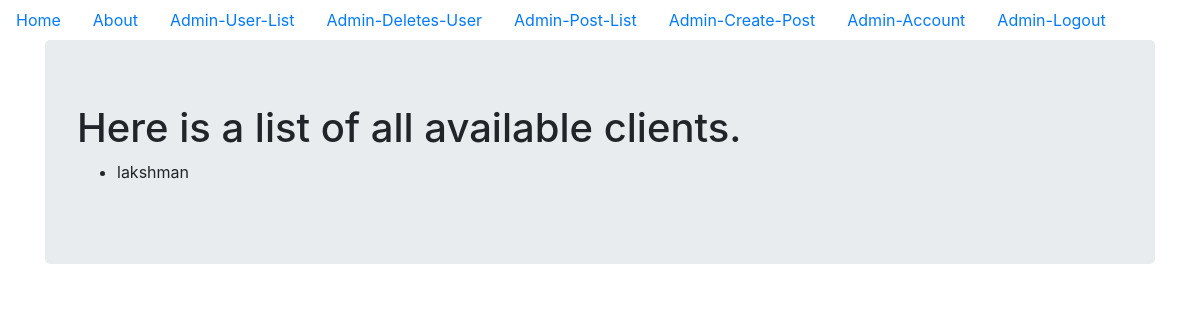
The app's page /admin_user_list (signed in), older data.
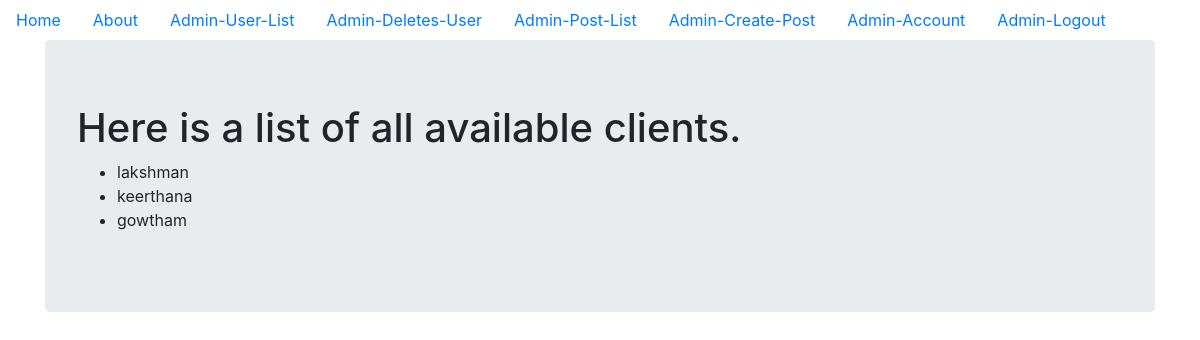
The same page, newer data.
### models.py (models this page shows, shortened)
class User(db.Model, UserMixin):
    __tablename__ = 'user_table'
    id = db.Column(db.Integer, primary_key = True)
    profile_image = db.Column(db.String(20), nullable=False, default='user_default_profile.jpg')
    email = db.Column(db.String(64), unique=True, index=True)
    username = db.Column(db.String(64), unique=True, index=True)
    password_hash = db.Column(db.String(128))
    posts = db.relationship('UserBlogPost', backref='user_author', lazy=True)
    admin_id = db.Column(db.Integer,db.ForeignKey('admin_table.id'), nullable=False)
    def __repr__(self):
        return f"{self.username}"

### admin_site/admin_blog_post/views.py (the view)
@admin_blog_post_bp.route('/admin_user_list')
@login_required
def admin_user_list():
    clients = User.query.all()
    return render_template('admin_user_list.html', clients=clients)

### models.py (called while the page is built)
@login_manager.user_loader
def load_user(user_id):
    user = User.query.get(user_id)
    if user:
        return user
    admin = Admin.query.get(user_id)
    if admin:
        return admin
    return None

### admin_site/templates/admin_user_list.html
{% extends "base.html" %}
{% block content %}
<div class="jumbotron">
  <h1>Here is a list of all available clients.</h1>
  <ul>
    {% for cli in clients  %}
    <li>{{cli}}</li>
    {% endfor %}
  </ul>
</div>
{% endblock %}

### templates/base.html (shortened to what this page needs)
<!DOCTYPE html>
<html lang="en" dir="ltr">
  <head>
    <link rel="stylesheet" href="https://maxcdn.bootstrapcdn.com/bootstrap/4.0.0/css/bootstrap.min.css">
  </head>
  <body>
    <ul class='nav'>
      <li class='nav-link'>
        <a href="{{url_for('home')}}">Home</a>
      </li>
      <li class='nav-link'>
        <a href="{{url_for('about')}}">About</a>
      </li>
      {% if current_user.is_authenticated %}
            {% if current_user.id == 0 %}
                  <li class='nav-link'>
                    <a href="{{url_for('admin_blog_post_bp.admin_user_list')}}">Admin-User-List</a>
                  </li>
                  <li class='nav-link'>
                    <a href="{{url_for('admin_blog_post_bp.admin_deletes_user')}}">Admin-Deletes-User</a>
                  </li>
                  <li class='nav-link'>
                    <a href="{{url_for('admin_blog_post_bp.admin_post_list')}}">Admin-Post-List</a>
                  </li>
                  <li class='nav-link'>
                    <a href="{{url_for('admin_blog_post_bp.admin_create_post')}}">Admin-Create-Post</a>
                  </li>
                  <li class='nav-link'>
                    <a href="{{url_for('admin_authentication_bp.admin_account')}}">Admin-Account</a>
                  </li>
                  <li class='nav-link'>
                    <a href="{{url_for('admin_authentication_bp.admin_logout')}}">Admin-Logout</a>
                  </li>
            {% endif %}
      {% endif %}
    </ul>
<div class="container">
  {% block content %}
  {% endblock %}
</div>
  </body>
</html>

Row changes from the older to the newer data that the page shows:
added User: username "keerthana"
added User: username "gowtham"
